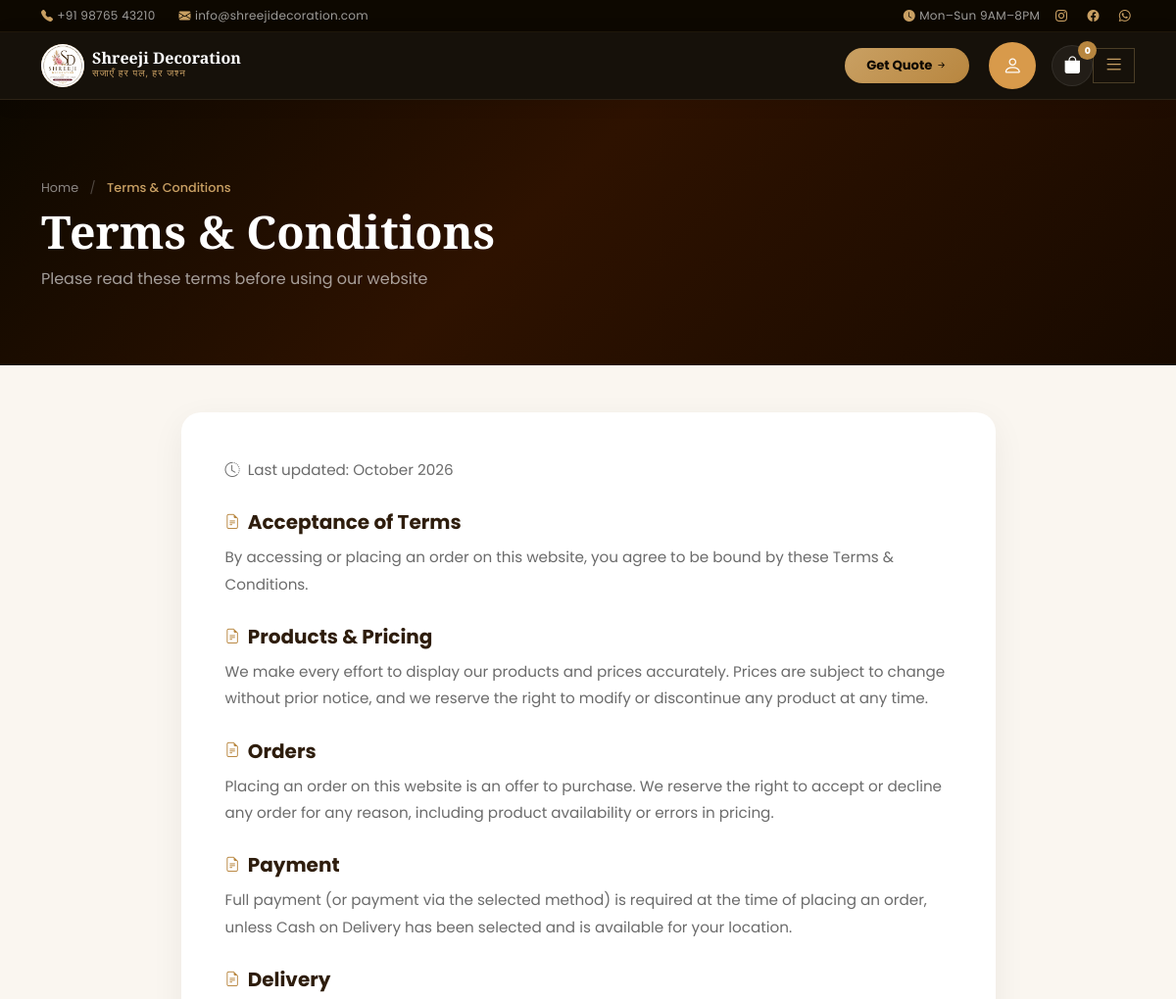
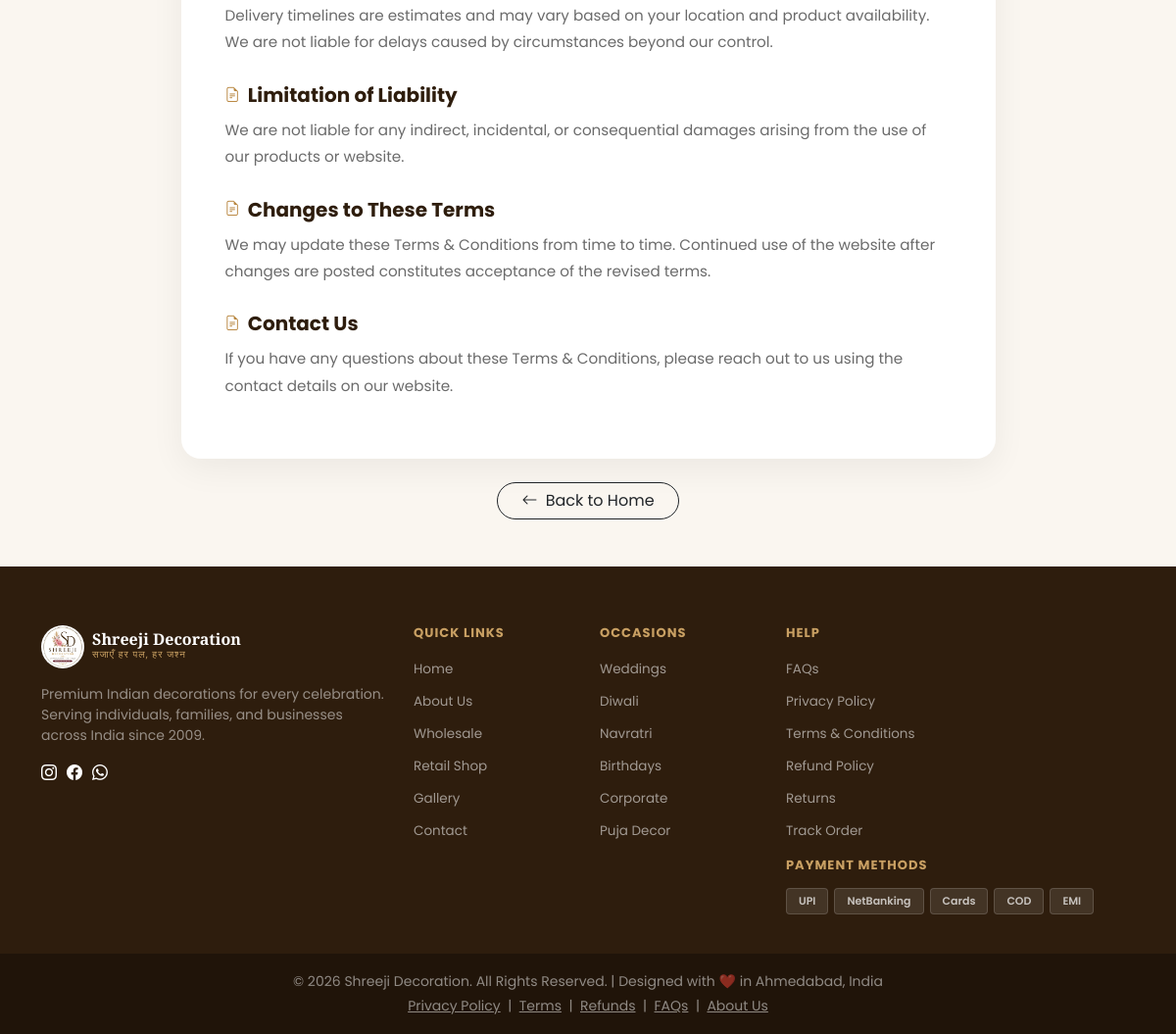
Page /terms.php on the committed database (2 pictures, top to bottom).
### tables this page shows
CREATE TABLE `settings` (
  `id` int(11) NOT NULL,
  `website_name` varchar(255) DEFAULT NULL,
  `phone` varchar(20) DEFAULT NULL,
  `email` varchar(255) DEFAULT NULL,
  `address` text DEFAULT NULL,
  `instagram` varchar(255) DEFAULT NULL,
  `facebook` varchar(255) DEFAULT NULL,
  `whatsapp` varchar(20) DEFAULT NULL,
  `gst_percent` int(11) DEFAULT NULL,
  `delivery_charge` int(11) DEFAULT NULL,
  `logo` varchar(255) DEFAULT NULL,
  `hero_title` text DEFAULT NULL,
  `hero_subtitle` text DEFAULT NULL,
  `about_text` text DEFAULT NULL,
  `footer_text` text DEFAULT NULL,
  `map_link` text DEFAULT NULL,
  `shop_timing` varchar(255) DEFAULT NULL,
  `copyright_text` text DEFAULT NULL,
  `youtube` varchar(255) DEFAULT NULL,
  `twitter` varchar(255) DEFAULT NULL,
  `linkedin` varchar(255) DEFAULT NULL,
  `meta_description` text DEFAULT NULL,
  `meta_keywords` text DEFAULT NULL,
  `favicon` varchar(255) DEFAULT NULL,
  `hero_btn_text` varchar(255) DEFAULT NULL,
  `hero_btn_link` varchar(255) DEFAULT NULL,
  `hero_btn2_text` varchar(255) DEFAULT NULL,
  `about_image` varchar(255) DEFAULT NULL,
  `footer_logo` varchar(255) DEFAULT NULL,
  `shop_latitude` varchar(50) DEFAULT NULL,
  `shop_longitude` varchar(50) DEFAULT NULL,
  `free_delivery_km` int(11) DEFAULT 3,
  `free_delivery_charge` decimal(10,2) DEFAULT 0.00,
  `medium_delivery_km` int(11) DEFAULT 10,
  `medium_delivery_charge` decimal(10,2) DEFAULT 50.00,
  `long_delivery_charge` decimal(10,2) DEFAULT 120.00,
  `free_delivery_order_amount` decimal(10,2) NOT NULL DEFAULT 0.00,
  `total_products` varchar(50) DEFAULT '200+',
  `happy_customers` varchar(50) DEFAULT '5000+',
  `avg_rating` varchar(50) DEFAULT '4.9★',
  `free_delivery_amount` int(11) DEFAULT 999,
  `return_policy_days` int(11) DEFAULT 7,
  `smtp_host` varchar(255) DEFAULT NULL,
  `smtp_port` varchar(50) DEFAULT NULL,
  `smtp_email` varchar(255) DEFAULT NULL,
  `smtp_password` varchar(255) DEFAULT NULL,
  `wholesale_catalogue` varchar(255) DEFAULT NULL,
  `footer_tagline` varchar(255) DEFAULT NULL,
  `footer_newsletter_heading` varchar(100) DEFAULT NULL,
  `footer_newsletter_text` varchar(255) DEFAULT NULL,
  `footer_payment_methods` varchar(255) DEFAULT NULL,
  `wholesale_hero_title` varchar(255) DEFAULT NULL,
  `wholesale_hero_subtitle` text DEFAULT NULL,
  `wholesale_stat1_num` varchar(30) DEFAULT NULL,
  `wholesale_stat1_label` varchar(60) DEFAULT NULL,
  `wholesale_stat2_num` varchar(30) DEFAULT NULL,
  `wholesale_stat2_label` varchar(60) DEFAULT NULL,
  `wholesale_stat3_num` varchar(30) DEFAULT NULL,
  `wholesale_stat3_label` varchar(60) DEFAULT NULL,
  `wholesale_stat4_num` varchar(30) DEFAULT NULL,
  `wholesale_stat4_label` varchar(60) DEFAULT NULL,
  `wholesale_group_link` varchar(255) DEFAULT NULL,
  `wholesale_group_heading` varchar(100) DEFAULT NULL,
  `wholesale_group_text` varchar(255) DEFAULT NULL,
  `wholesale_catalogue_heading` varchar(100) DEFAULT NULL,
  `wholesale_catalogue_text` varchar(255) DEFAULT NULL,
  `wholesale_phone` varchar(20) DEFAULT NULL,
  `wholesale_email` varchar(255) DEFAULT NULL,
  `retail_hero_badge` varchar(100) DEFAULT NULL,
  `retail_hero_title` varchar(255) DEFAULT NULL,
  `retail_hero_subtitle` text DEFAULT NULL,
  `retail_kpi4_num` varchar(30) DEFAULT NULL,
  `retail_kpi4_label` varchar(60) DEFAULT NULL,
  `retail_banner_chip` varchar(100) DEFAULT NULL,
  `retail_banner_heading` varchar(255) DEFAULT NULL,
  `retail_banner_text` text DEFAULT NULL,
  `retail_switch_heading` varchar(255) DEFAULT NULL,
  `retail_switch_text` text DEFAULT NULL,
  `razorpay_enabled` tinyint(1) NOT NULL DEFAULT 0,
  `razorpay_mode` varchar(10) NOT NULL DEFAULT 'test',
  `razorpay_key_id` varchar(100) DEFAULT NULL,
  `razorpay_key_secret` varchar(100) DEFAULT NULL,
  `razorpay_webhook_secret` varchar(100) DEFAULT NULL
);

### terms.php (the view, shortened to what the rows shown need)
<?php
require_once 'config/db.php';
$policyQuery = mysqli_query($conn, "
    SELECT *
    FROM site_content
    WHERE page_name='terms'
    LIMIT 1
");
$policy = mysqli_fetch_assoc($policyQuery);
if (!$policy || empty($policy['content'])) {
    $policy = [
        'title'    => 'Terms & Conditions',
        'subtitle' => 'Please read these terms before using our website',
        'content'  => "Acceptance of Terms
By accessing or placing an order on this website, you agree to be bound by these Terms & Conditions.
Products & Pricing
We make every effort to display our products and prices accurately. Prices are subject to change without prior notice, and we reserve the right to modify or discontinue any product at any time.
Orders
Placing an order on this website is an offer to purchase. We reserve the right to accept or decline any order for any reason, including product availability or errors in pricing.
Payment
Full payment (or payment via the selected method) is required at the time of placing an order, unless Cash on Delivery has been selected and is available for your location.
Delivery
Delivery timelines are estimates and may vary based on your location and product availability. We are not liable for delays caused by circumstances beyond our control.
Limitation of Liability
We are not liable for any indirect, incidental, or consequential damages arising from the use of our products or website.
Changes to These Terms
We may update these Terms & Conditions from time to time. Continued use of the website after changes are posted constitutes acceptance of the revised terms.
Contact Us
If you have any questions about these Terms & Conditions, please reach out to us using the contact details on our website.",
    ];
}
$settingsQuery = mysqli_query($conn, "SELECT * FROM settings LIMIT 1");
$settings = mysqli_fetch_assoc($settingsQuery);
?>
<!DOCTYPE html>
<html lang="en">
<head>
    <link rel="stylesheet" href="https://cdn.jsdelivr.net/npm/bootstrap@5.3.3/dist/css/bootstrap.min.css" />
    <link rel="stylesheet" href="https://cdn.jsdelivr.net/npm/bootstrap-icons@1.11.3/font/bootstrap-icons.min.css" />
    <link rel="stylesheet" href="style.css" />
    <link rel="stylesheet" href="css/customer-login.css">
</head>
<body>
    <?php include 'includes/header.php'; ?>
    <section class="policy-hero">
        <div class="container">
            <h1><?= htmlspecialchars($policy['title'] ?? 'Terms & Conditions', ENT_QUOTES, 'UTF-8'); ?></h1>
        </div>
    </section>
    <?php include 'includes/footer.php'; ?>
</body>
</html>

### includes/header.php (shortened to what the rows shown need)
<nav class="main-nav" id="mainNav">
    <div class="container d-flex align-items-center justify-content-between">
        <a href="index.php"
            class="d-flex align-items-center gap-2"
            style="text-decoration:none">
            <div class="brand-icon" style="width:44px;height:44px;border-radius:50%;overflow:hidden;flex-shrink:0;">
                <img src="uploads/site-content/<?= !empty($settings['logo']) ? htmlspecialchars($settings['logo']) : 'logo.jpg' ?>" alt="Shreeji Decoration" style="width:100%;height:100%;object-fit:cover;display:block;">
            </div>
        </a>
    </div>
</nav>

### includes/footer.php (shortened to what the rows shown need)
<footer class="main-footer">
  <div class="footer-top">
    <div class="container">
      <div class="row g-4">
        <div class="col-lg-4">
          <div class="footer-brand d-flex align-items-center gap-2 mb-3">
            <div class="brand-icon" style="width:44px;height:44px;border-radius:50%;overflow:hidden;flex-shrink:0;"><img src="uploads/site-content/<?= !empty($settings['logo']) ? htmlspecialchars($settings['logo']) : 'logo.jpg' ?>" alt="Shreeji Decoration" style="width:100%;height:100%;object-fit:cover;display:block;"></div>
            <div>
              <div class="brand-name">
                <?= htmlspecialchars($settings['website_name'] ?? 'Shreeji Decoration'); ?>
              </div>
              <div class="brand-tagline" style="color:#C9A063">सजाएँ हर पल, हर जश्न</div>
            </div>
          </div>
        </div>
      </div>
    </div>
  </div>
  <div class="footer-bottom text-center">
    <div class="container">
      <p class="mb-0 small text-white-50">© <?= date('Y'); ?> <?= htmlspecialchars($settings['website_name'] ?? 'Shreeji Decoration'); ?>.
        All Rights Reserved. | Designed with ❤️ in Ahmedabad, India</p>
      <p class="mb-0 small text-white-50 mt-1">
        <a href="privacy-policy.php" class="text-white-50">Privacy Policy</a> &nbsp;|&nbsp;
        <a href="terms.php" class="text-white-50">Terms</a> &nbsp;|&nbsp;
        <a href="refund-policy.php" class="text-white-50">Refunds</a> &nbsp;|&nbsp;
        <a href="faq.php" class="text-white-50">FAQs</a> &nbsp;|&nbsp;
        <a href="about.php" class="text-white-50">About Us</a>
      </p>
    </div>
  </div>
</footer>

### rows in the picture
settings: logo (picture), website_name "Shreeji Decoration"

### other values in the picture
$policy['title'] "Terms & Conditions"
$policy['subtitle'] "Please read these terms before using our website"
$paragraph "Acceptance of Terms"
$paragraph "By accessing or placing an order on this website, you agree to be bound by these Terms & Conditions."
$paragraph "Products & Pricing"
$paragraph "We make every effort to display our products and prices accurately. Prices are subject to change without prior notice, and we reserve the right to modify or discontinue any product at any time."
$paragraph "Orders"
$paragraph "Placing an order on this website is an offer to purchase. We reserve the right to accept or decline any order for any reason, including product availability or errors in pricing."
$paragraph "Payment"
$paragraph "Full payment (or payment via the selected method) is required at the time of placing an order, unless Cash on Delivery has been selected and is available for your location."
$paragraph "Delivery"
$paragraph "Delivery timelines are estimates and may vary based on your location and product availability. We are not liable for delays caused by circumstances beyond our control."
$paragraph "Limitation of Liability"
$paragraph "We are not liable for any indirect, incidental, or consequential damages arising from the use of our products or website."
$paragraph "Changes to These Terms"
